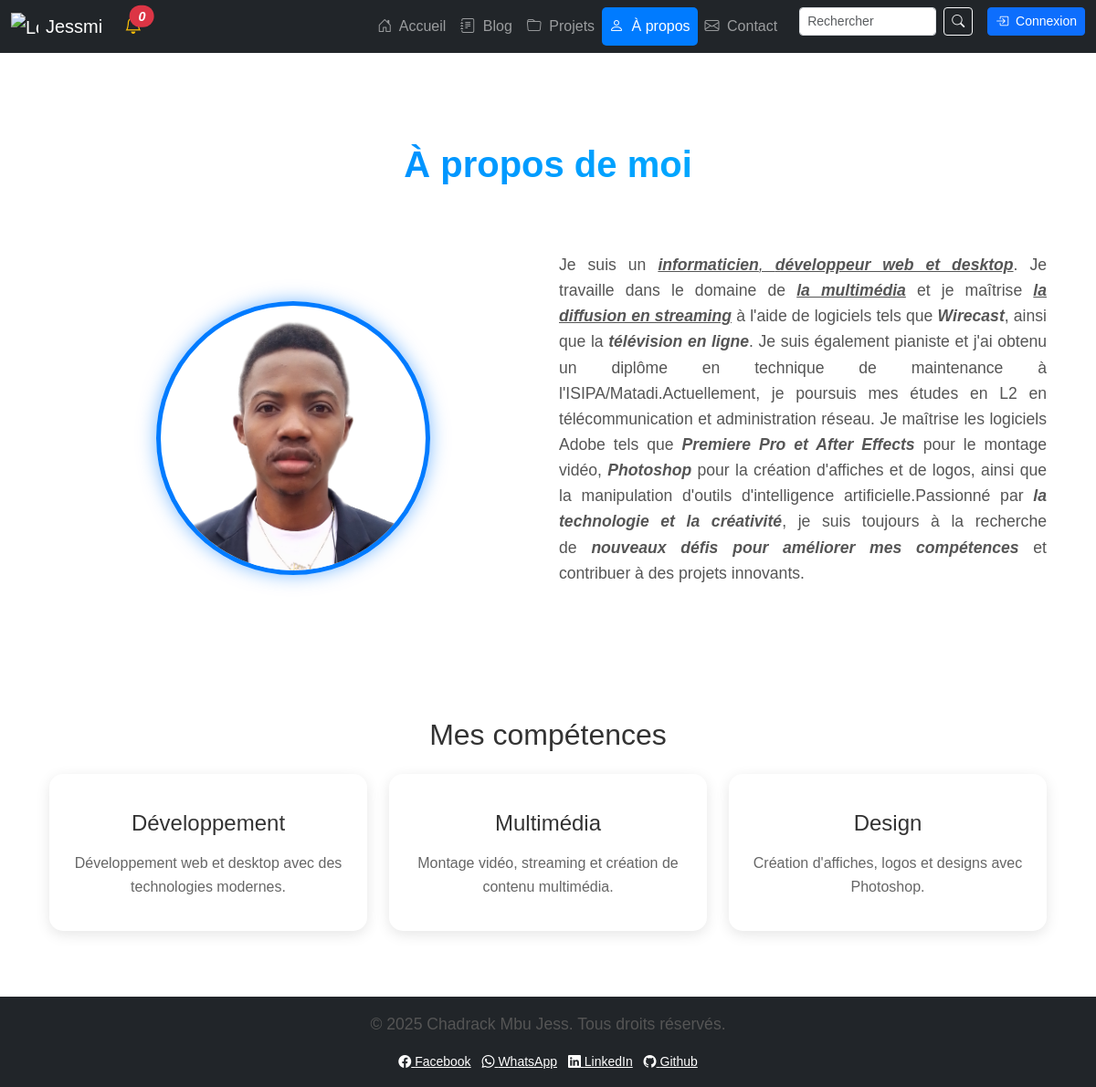
The page /about/ on the database its author committed.
### portfolioapp/models.py (models this page shows, shortened)
class About(models.Model):
    description = RichTextField(verbose_name="Description")
    photo = models.ImageField(upload_to='about/', verbose_name="Photo de profil")
    created_at = models.DateTimeField(auto_now_add=True, verbose_name="Date de création")
    class Meta:
        verbose_name = "À propos"
        verbose_name_plural = "À propos"

### portfolioapp/views.py (the view)
# urls.py: path('about/', views.about, name='about'),
def about(request):
    about_info = About.objects.first()
    return render(request, 'portfolioapp/about.html', {'about_info': about_info})

### portfolioapp/context_processors.py (called while the page is built)
def unread_notifications_count(request):
    if request.user.is_authenticated:
        return {
            'unread_notifications_count': Notification.objects.filter(user=request.user, is_read=False).count()
        }
    return {'unread_notifications_count': 0}

### templates/portfolioapp/about.html (shortened to what this page needs)
{% extends 'portfolioapp/base.html' %}
{% load static %}
{% block content %}
    <div class="container my-5">
        <h1 class="text-center display-4 welcome-text">À propos de moi</h1>
        <div class="row mt-5 align-items-center">
            <div class="col-md-6 text-center">
                <div class="profile-image-container">
                    {% if about_info.photo %}
                        <img src="{{ about_info.photo.url }}" alt="À propos de moi" class="img-fluid rounded-circle about-image">
                    {% else %}
                        <img src="{% static 'images/default-profile.jpg' %}" alt="Image par défaut" class="img-fluid rounded-circle about-image">
                    {% endif %}
                </div>
            </div>
            <div class="col-md-6">
                {% if about_info.description %}
                    <p class="lead about-description fade-in">{{ about_info.description|safe|linebreaksbr  }}</p>
                {% else %}
                    <p class="lead about-description fade-in">Aucune description disponible pour le moment.</p>
                {% endif %}
            </div>
        </div>
        <div class="row mt-5">
            <div class="col-12">
                <h2 class="text-center mb-4 fade-in">Mes compétences</h2>
                <div class="row">
                    <div class="col-md-4 mb-4">
                        <div class="skill-card fade-in">
                            <h3>Développement</h3>
                            <p>Développement web et desktop avec des technologies modernes.</p>
                        </div>
                    </div>
                    <div class="col-md-4 mb-4">
                        <div class="skill-card fade-in">
                            <h3>Multimédia</h3>
                            <p>Montage vidéo, streaming et création de contenu multimédia.</p>
                        </div>
                    </div>
                    <div class="col-md-4 mb-4">
                        <div class="skill-card fade-in">
                            <h3>Design</h3>
                            <p>Création d'affiches, logos et designs avec Photoshop.</p>
                        </div>
                    </div>
                </div>
            </div>
        </div>
    </div>
{% endblock %}

### static/css/style.css (style rules this page uses)
body { font-family: Arial, sans-serif; line-height: 1.6; }
.text-center { padding-top: 50px; }
h1 { font-size: 2.5rem; font-weight: bold; color: #333; }
h2 { font-size: 2rem; margin-top: 30px; color: #333; }
h3 { font-size: 1.75rem; margin-top: 20px; color: #333; }
p { font-size: 1.1rem; color: #555; }
.img-fluid { max-width: 100%; height: auto; }
.rounded-circle { border-radius: 50%; }
.row .col-md-4 { margin-bottom: 20px; }
.fade-in { animation: fadeIn 1.5s ease-in-out; }
.fade-in { opacity: 0; transform: translateY(20px); animation: fadeIn 1.5s ease-out forwards; }

### templates/portfolioapp/about.html (style rules this page uses)
.welcome-text { font-size: 2.5rem; font-weight: bold; background: linear-gradient(90deg, #007bff, #00bfff, #007bff); background-size: 200% auto; color: transparent; -webkit-background-clip: text; background-clip: text; animation: shine 3s linear infinite; }
.profile-image-container { position: relative; display: inline-block; }
.about-image { width: 300px; height: 300px; object-fit: cover; border: 5px solid #007bff; border-radius: 50%; box-shadow: 0 0 20px rgba(0, 123, 255, 0.5); transition: transform 0.3s ease, box-shadow 0.3s ease; }
.about-description { font-size: 1.2rem; line-height: 1.8; color: #333; margin-bottom: 1.5rem; opacity: 0; transform: translateY(20px); animation: fadeInUp 0.8s ease-out forwards; }
.skill-card { background: white; border-radius: 15px; padding: 20px; text-align: center; box-shadow: 0 4px 15px rgba(0, 0, 0, 0.1); transition: transform 0.3s ease, box-shadow 0.3s ease; opacity: 0; transform: translateY(20px); animation: fadeInUp 0.8s ease-out forwards; position: relative; overflow: hidden; }
.skill-card h3 { font-size: 1.5rem; margin-bottom: 1rem; color: #333; }
.skill-card p { font-size: 1rem; color: #666; }

### rows shown on the page
About: photo (picture), description "Je suis un informaticien , développeur web et desktop . Je travaille dans le domaine de la multimédia et je maîtrise la diffusion en streaming à l'aide de logiciels tels que Wirecast , ainsi que la télévision en ligne . Je suis également pianiste et j'ai obtenu un diplôme en technique de maintenance à l'ISIPA/Matadi.Actuellement, je poursuis mes études en L2 en télécommunication et administration réseau. Je maîtrise les logiciels Adobe tels que Premiere Pro et After Effects pour le montage vidéo, Photoshop pour la création d'affiches et de logos, ainsi que la manipulation d'outils d'intelligence artificielle.Passionné par la technologie et la créativité , je suis toujours à la recherche de…"

### other values the page prints
{{ unread_notifications_count }} "0"
